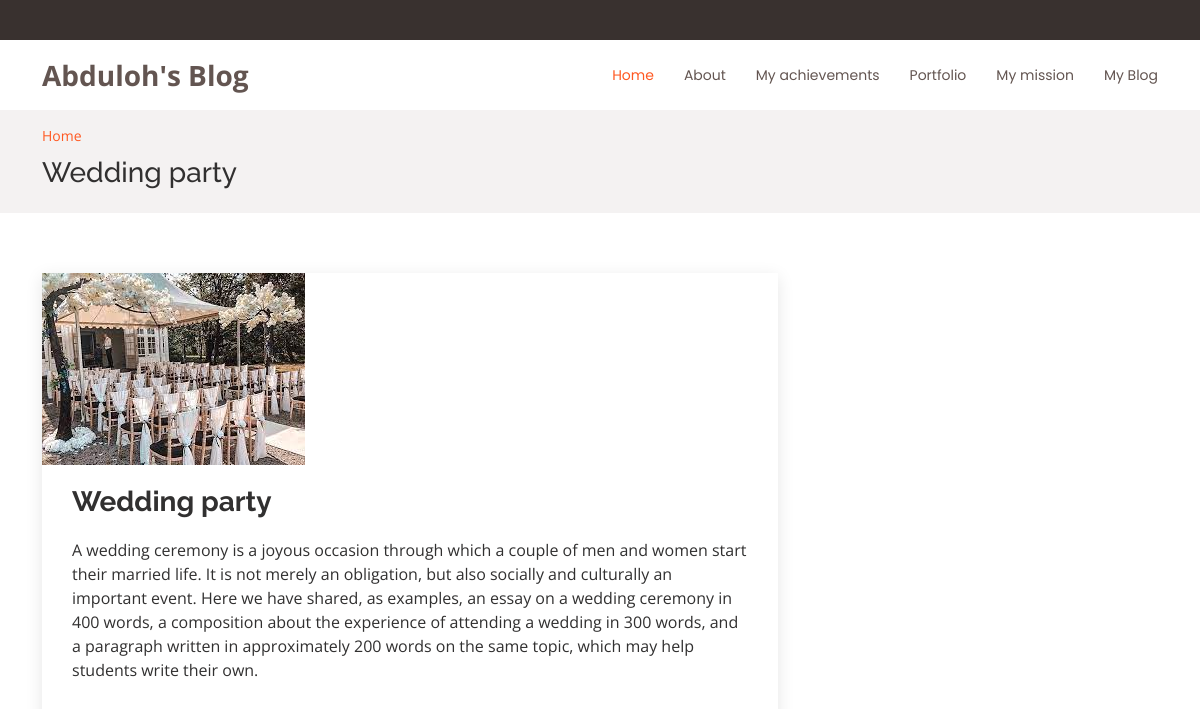
/single/1/, run on the app's committed database.
### app2/models.py (models this page shows, shortened)
class Home(models.Model):
    title_unusual_events=models.CharField(max_length=50)
    description=models.TextField()
    img=models.FileField(upload_to="event")

### app2/views.py (the view)
# urls.py: path('single/<int:a>/',single),
def single(request, a):
    data={
        "Event":Home.objects.get(id=a)
    }
    return render(request,'single.html',data)

### templates/single.html (shortened to what this page needs)
<!DOCTYPE html>
<html lang="en">
<head>
  {% load static %}
  <link href="{% static 'assets/vendor/aos/aos.css'%}" rel="stylesheet">
  <link href="{% static 'assets/vendor/bootstrap/css/bootstrap.min.css'%}" rel="stylesheet">
  <link href="{% static 'assets/vendor/bootstrap-icons/bootstrap-icons.css'%}" rel="stylesheet">
  <link href="{% static 'assets/vendor/boxicons/css/boxicons.min.css'%}" rel="stylesheet">
  <link href="{% static 'assets/vendor/glightbox/css/glightbox.min.css'%}" rel="stylesheet">
  <link href="{% static 'assets/vendor/swiper/swiper-bundle.min.css'%}" rel="stylesheet">
  <link href="{% static 'assets/css/style.css'%}" rel="stylesheet">
</head>
<body>
  <section id="topbar" class="d-flex align-items-center">
  </section>
  <header id="header" class="d-flex align-items-center">
    <div class="container d-flex align-items-center justify-content-between">
      <div class="logo">
        <h1><a href="index.html">Abduloh's Blog</a></h1>
      </div>
      <nav id="navbar" class="navbar">
        <ul>
          <li><a class="active" class="nav-link scrollto " href="/index/">Home</a></li>
          <li><a class="nav-link scrollto" href="/index/#about">About</a></li>
          <li><a class="nav-link scrollto" href="/index/#achievements">My achievements</a></li>
          <li><a class="nav-link scrollto " href="/index/#portfolio">Portfolio</a></li>
          <li><a class="nav-link scrollto" href="/index/#mission">My mission</a></li>
          <li><a  href="/blog/">My Blog</a></li>
        </ul>
      </nav>
    </div>
  </header>
  <main id="main">
    <section id="breadcrumbs" class="breadcrumbs">
      <div class="container">
        <ol>
          <li><a href="/index/">Home</a></li>
        </ol>
        <h2>{{Event.title_unusual_events}}</h2>
      </div>
    </section>
    <section id="blog" class="blog">
      <div class="container" data-aos="fade-up">
        <div class="row">
          <di class="col-lg-8 entries">
            <article class="entry entry-single">
              <div class="entry-img">
                <img src="{{Event.img.url}}" alt="" class="img-fluid">
              </div>
              <h2 class="entry-title">
              {{Event.title_unusual_events}}
              </h2>
              <div class="entry-content">
                <p>
                  {{Event.description}}
                </p>
              </div>
            </article>
          </div>
      </div>
    </section>
  </main>
</body>
</html>

### static/assets/css/style.css (style rules this page uses)
body { font-family: "Open Sans", sans-serif; color: #313030; }
a { color: #ff5821; text-decoration: none; }
h1, h2, h3, h4, h5, h6 { font-family: "Raleway", sans-serif; }
#topbar { background: #39312f; font-size: 14px; padding: 0; color: rgba(255, 255, 255, 0.8); height: 40px; }
#header { height: 70px; transition: all 0.5s; z-index: 997; background: #fff; }
#header .logo h1 { font-size: 28px; margin: 0; line-height: 0; font-weight: 700; font-family: "Open Sans", sans-serif; }
#header .logo h1 a, #header .logo h1 a:hover { color: #635551; text-decoration: none; }
#main { z-index: 3; }
.navbar { padding: 0; }
.navbar ul { margin: 0; padding: 0; display: flex; list-style: none; align-items: center; }
.navbar li { position: relative; }
.navbar a, .navbar a:focus { display: flex; align-items: center; justify-content: space-between; padding: 10px 0 10px 30px; font-size: 14px; font-family: "Poppins", sans-serif; color: #635551; white-space: nowrap; transition: 0.3s; }
.navbar a:hover, .navbar .active, .navbar .active:focus, .navbar li:hover>a { color: #ff5821; }
section { padding: 60px 0; overflow: hidden; }
.breadcrumbs { padding: 15px 0; background: #f4f2f2; margin-bottom: 40px; }
.breadcrumbs h2 { font-size: 28px; font-weight: 500; }
.breadcrumbs ol { display: flex; flex-wrap: wrap; list-style: none; padding: 0 0 10px 0; margin: 0; font-size: 14px; }
.blog { padding: 20px 0; }
.blog .entry { padding: 30px; margin-bottom: 60px; box-shadow: 0 4px 16px rgba(0, 0, 0, 0.1); }
.blog .entry .entry-img { max-height: 440px; margin: -30px -30px 20px -30px; overflow: hidden; }
.blog .entry .entry-title { font-size: 28px; font-weight: bold; padding: 0; margin: 0 0 20px 0; }
.blog .entry .entry-content p { line-height: 24px; }
.blog .entry-single { margin-bottom: 30px; }

### data on the page
Home: title_unusual_events "Wedding party", img (picture), description "A wedding ceremony is a joyous occasion through which a couple of men and women start their married life. It is not merely an obligation, but also socially and culturally an important event. Here we have shared, as examples, an essay on a wedding ceremony in 400 words, a composition about the experience of attending a wedding in 300 words, and a paragraph written in approximately 200 words on the same topic, which may help students write their own."
